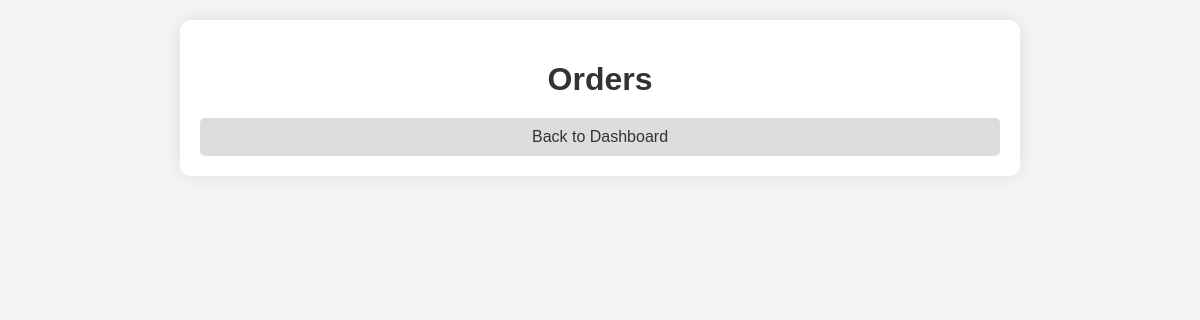
The page /orders/ (signed in) on the database as committed earlier.
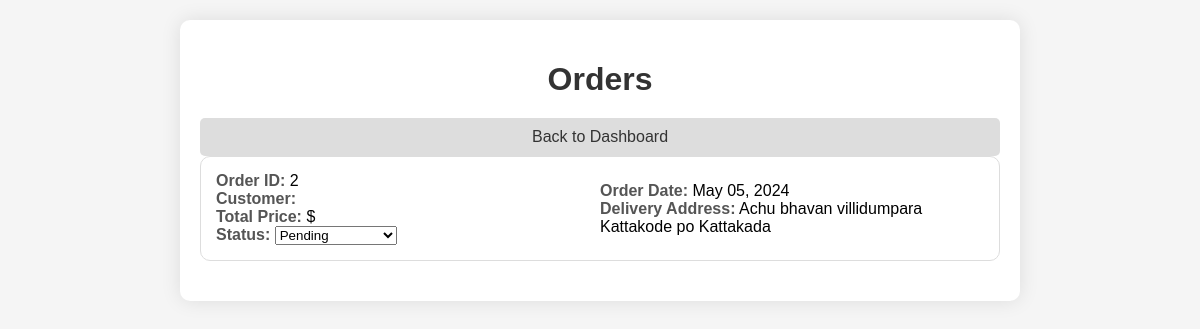
The same page on the database as committed later.
### app/models.py (models this page shows, shortened)
class Order(models.Model):
    STATUS = (
        ('Pending', 'Pending'),
        ('Order Confirmed', 'Order Confirmed'),
        ('Out for Delivery', 'Out for Delivery'),
        ('Delivered', 'Delivered'),
    )
    status = models.CharField(max_length=50, null=True, choices=STATUS)
    shop = models.ForeignKey(Shop, on_delete=models.CASCADE,default=0)
    created_at = models.DateTimeField(auto_now_add=True)
    delivery_address = models.ForeignKey(Address, on_delete=models.CASCADE)

class Address(models.Model):
    name = models.CharField(max_length=100)
    phone_number = models.CharField(max_length=20)
    full_address = models.CharField(max_length=200)
    pincode = models.CharField(max_length=10)
    def __str__(self):
        return self.full_address

### app/views.py (the view)
# urls.py: path('orders/', views.shop_orders, name='shop_orders'),
def shop_orders(request):
    user_shop = get_object_or_404(Shop, user=request.user)
    orders = Order.objects.filter(shop=user_shop)  # Use 'shop' instead of 'order__shop'
    return render(request, 'shop_orders.html', {'orders': orders})

### app/templates/shop_orders.html (shortened to what this page needs)
<!DOCTYPE html>
<html lang="en">
<head>
</head>
<body>
    <div class="container">
        <h1>Orders</h1>
        <a href="{% url 'dashboard' %}" class="back-to-dashboard">Back to Dashboard</a>
        <ul class="order-list">
            {% for order in orders %}
            <li class="order-item">
                <div class="order-details">
                    <div>
                        <strong>Order ID:</strong> {{ order.id }}<br>
                        <strong>Customer:</strong> {{ order.customer_name }}<br>
                        <strong>Total Price:</strong> ${{ order.total_price }}<br>
                        <strong>Status:</strong>
                        <select onchange="updateOrderStatus('{{ order.id }}', this.value); event.stopPropagation();">
                            {% for status in order.STATUS %}
                                <option value="{{ status.0 }}" {% if order.status == status.0 %} selected {% endif %}>{{ status.1 }}</option>
                            {% endfor %}
                        </select>
                    </div>
                    <div>
                        <strong>Order Date:</strong> {{ order.created_at|date:"F d, Y" }}<br>
                        <strong>Delivery Address:</strong> {{ order.delivery_address }}
                    </div>
                </div>
            </li>
            {% endfor %}
        </ul>
    </div>
</body>
</html>

### app/templates/shop_orders.html (style rules this page uses)
body { font-family: Arial, sans-serif; margin: 0; padding: 0; box-sizing: border-box; background-color: #f5f5f5; }
.container { max-width: 800px; margin: 20px auto; padding: 20px; background-color: #ffffff; border-radius: 10px; box-shadow: 0 0 20px rgba(0, 0, 0, 0.1); }
h1 { text-align: center; color: #333333; margin-bottom: 20px; }
.order-list { list-style-type: none; padding: 0; margin: 0; }
.order-item { border: 1px solid #dddddd; border-radius: 10px; padding: 15px; margin-bottom: 20px; cursor: pointer; transition: background-color 0.3s ease; }
.order-details { display: flex; justify-content: space-between; align-items: center; }
.order-details > div { flex: 1; }
.order-details strong { color: #555555; }
.back-to-dashboard { display: block; text-align: center; margin-top: 20px; text-decoration: none; color: #333333; background-color: #dddddd; padding: 10px 20px; border-radius: 5px; transition: background-color 0.3s ease; }

Rows that differ between the two databases and show on the page:
added Order: id "2", status+id "Pending", created_at "May 05, 2024", delivery_address "Achu bhavan villidumpara Kattakode po Kattakada"
